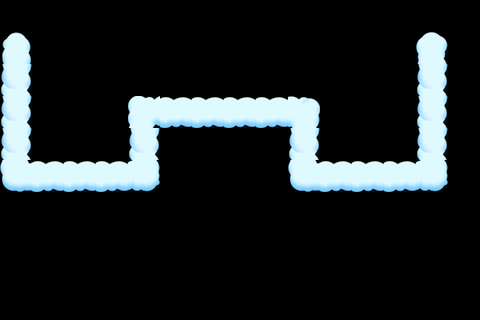

This game map was drawn from its Tiled (.tmx) file and the tilesets committed beside it. A one-line description and the trimmed map source follow:
An orthogonal 15x10 tile map with 32x32 px tiles, 1 tile layer (块层 1) and 8 objects (place2, place3, place4, place5, place6, ...).

<map version="1.0" tiledversion="1.1.5" orientation="orthogonal" renderorder="left-down" width="15" height="10" tilewidth="32" tileheight="32" infinite="0" nextobjectid="9">
 <tileset firstgid="1" source="yun.tsx" />
 <layer name="块层 1" width="15" height="10">
  <data>[150 cells, 26 non-empty, 8 distinct tile ids]</data>
 </layer>
 <objectgroup name="GameScene1">
  <object id="1" name="place2" x="15" y="175" />
  <object id="2" name="place3" x="145" y="175" />
  <object id="3" name="place4" x="145" y="110" />
  <object id="4" name="place5" x="305" y="110" />
  <object id="5" name="place6" x="305" y="175" />
  <object id="6" name="place7" x="430" y="175" />
  <object id="7" name="place8" x="430" y="45" />
  <object id="8" name="place1" x="15" y="45" />
 </objectgroup>
</map>
